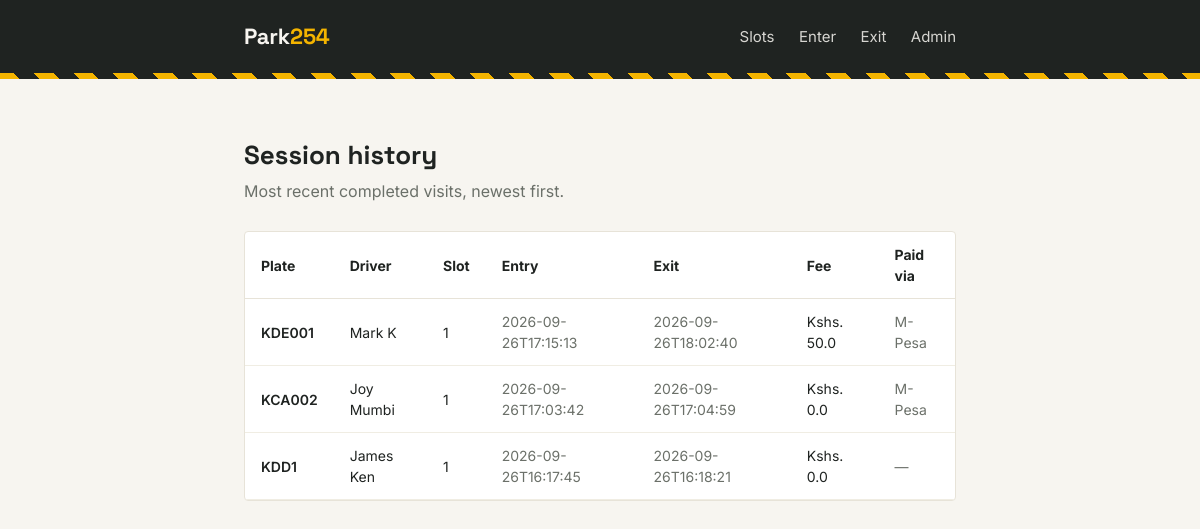
Before: /history (signed in) with the older database file.
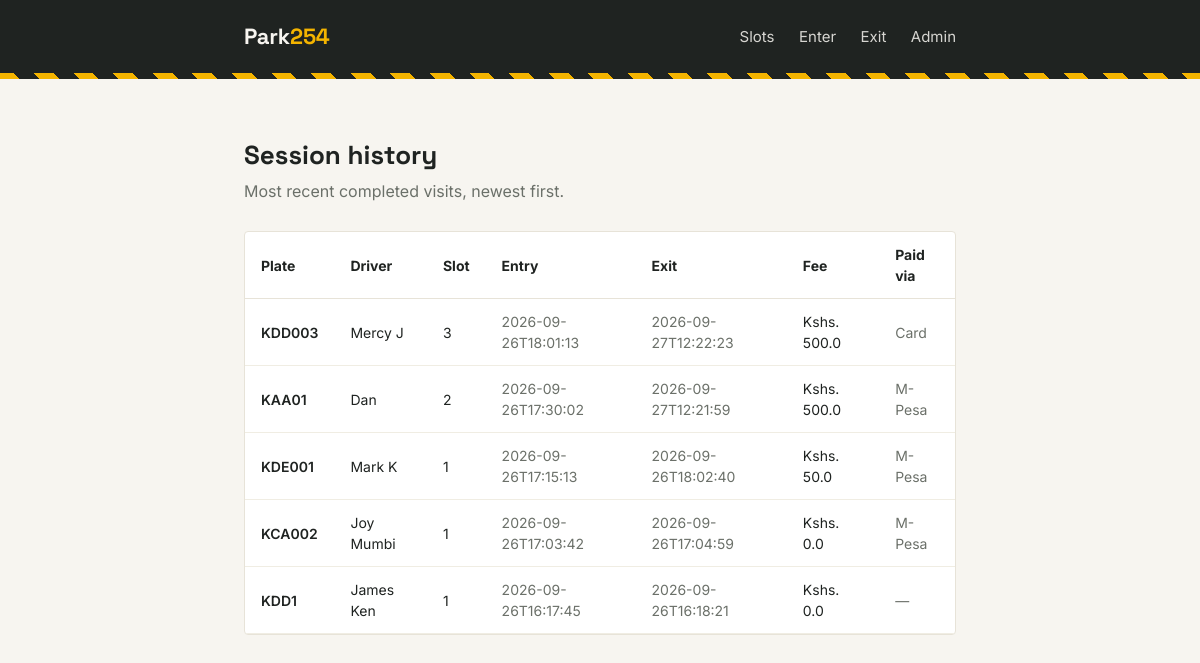
After: the same page with the newer database file.
### tables this page shows
CREATE TABLE ParkingSession (
            session_id      INTEGER PRIMARY KEY AUTOINCREMENT,
            plate           TEXT NOT NULL REFERENCES Vehicle(plate),
            slot_id         INTEGER REFERENCES Slot(slot_id),
            entry_time      TEXT NOT NULL,
            exit_time       TEXT,
            fee_charged     REAL,
            status          TEXT NOT NULL CHECK (status IN ('ACTIVE', 'COMPLETED'))
        , payment_method TEXT);

CREATE TABLE Vehicle (
            plate           TEXT PRIMARY KEY,
            full_name       TEXT NOT NULL,
            phone_number    TEXT NOT NULL,
            email           TEXT
        , vehicle_type TEXT);

### app.py (the view)
@app.route("/history")
@login_required
def history():
    sessions = reporting.get_session_history(limit=50)
    return render_template("history.html", sessions=sessions)

### app.py (called while the page is built)
def login_required(view_func):
    @wraps(view_func)
    def wrapped(*args, **kwargs):
        if not session.get("is_admin"):
            return redirect(url_for("admin_login"))
        return view_func(*args, **kwargs)
    return wrapped

### database.py (called while the page is built)
def get_connection():
    conn = sqlite3.connect(DB_NAME)
    conn.row_factory = sqlite3.Row   # lets us access columns by name, e.g. row["plate"]
    conn.execute("PRAGMA foreign_keys = ON")  # SQLite disables FK enforcement by default
    return conn

### modules/reporting.py (called while the page is built)
def get_session_history(limit=50):
    conn = get_connection()
    cur = conn.cursor()
    cur.execute("""
        SELECT ParkingSession.session_id, ParkingSession.plate, Vehicle.full_name,
               ParkingSession.slot_id, ParkingSession.entry_time, ParkingSession.exit_time,
               ParkingSession.fee_charged, ParkingSession.payment_method
        FROM ParkingSession
        JOIN Vehicle ON Vehicle.plate = ParkingSession.plate
        WHERE ParkingSession.status = 'COMPLETED'
        ORDER BY ParkingSession.exit_time DESC
        LIMIT ?
    """, (limit,))
    rows = cur.fetchall()
    conn.close()
    return [dict(row) for row in rows]

### templates/history.html (shortened to what this page needs)
{% extends "base.html" %}
{% block content %}
<h1 style="font-size: 26px; margin-bottom: 4px;">Session history</h1>
<p style="color: var(--muted); margin-top: 0; margin-bottom: 28px;">
    Most recent completed visits, newest first.
</p>
<div class="panel" style="padding: 0; overflow-x: auto;">
    {% if sessions %}
    <table style="width: 100%; border-collapse: collapse; font-size: 14px;">
        <thead>
            <tr style="text-align: left; border-bottom: 1px solid #E7E3D8;">
                <th style="padding: 12px 16px;">Plate</th>
                <th style="padding: 12px 16px;">Driver</th>
                <th style="padding: 12px 16px;">Slot</th>
                <th style="padding: 12px 16px;">Entry</th>
                <th style="padding: 12px 16px;">Exit</th>
                <th style="padding: 12px 16px;">Fee</th>
                <th style="padding: 12px 16px;">Paid via</th>
            </tr>
        </thead>
        <tbody>
            {% for s in sessions %}
            <tr style="border-bottom: 1px solid #F0EDE3;">
                <td style="padding: 12px 16px; font-weight: 600;">{{ s.plate }}</td>
                <td style="padding: 12px 16px;">{{ s.full_name }}</td>
                <td style="padding: 12px 16px;">{{ s.slot_id }}</td>
                <td style="padding: 12px 16px; color: var(--muted);">{{ s.entry_time }}</td>
                <td style="padding: 12px 16px; color: var(--muted);">{{ s.exit_time }}</td>
                <td style="padding: 12px 16px;">Kshs. {{ s.fee_charged }}</td>
                <td style="padding: 12px 16px; color: var(--muted);">
                    {% if s.payment_method == 'mpesa' %}M-Pesa{% elif s.payment_method %}{{ s.payment_method|capitalize }}{% else %}—{% endif %}
                </td>
            </tr>
            {% endfor %}
        </tbody>
    </table>
    {% else %}
    <p style="padding: 28px; color: var(--muted); margin: 0;">No completed sessions yet.</p>
    {% endif %}
</div>
{% endblock %}

Changed rows visible on the page:
now on this page (row edited): ParkingSession: plate "KDD003", full_name "Mercy J", slot_id "3", entry_time "2026-09-26T18:01:13", exit_time "2026-09-27T12:22:23", fee_charged "500.0", payment_method "Card"
now on this page (row edited): ParkingSession: plate "KAA01", full_name "Dan", slot_id "2", entry_time "2026-09-26T17:30:02", exit_time "2026-09-27T12:21:59", fee_charged "500.0", payment_method "M-Pesa"
